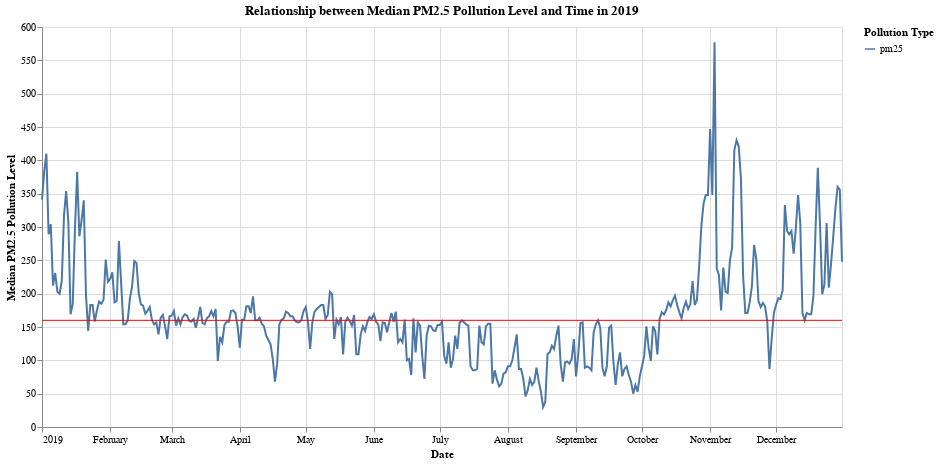

This figure's notebook cell:
### Code cell
import altair as alt
import pandas as pd

def plot(data: pd.DataFrame):
    data['Date'] = pd.to_datetime(data['Date'], errors='coerce')
    data = data[pd.notna(data['Date'])]

    filtered_data = data[(data['Date'] >= '2019-01-01') & (data['Date'] <= '2019-12-31')]

    median_value = filtered_data['Median'].median()

    # Line chart for PM2.5 pollution level over time
    chart = alt.Chart(filtered_data).mark_line().encode(
        x=alt.X('Date:T', title='Date'),
        y=alt.Y('Median:Q', title='Median PM2.5 Pollution Level'),
        color=alt.Color('Specie:N', legend=alt.Legend(title='Pollution Type')),
        tooltip=['Date:T', 'Median:Q']
    ).properties(
        width=800,
        height=400,
        title='Relationship between Median PM2.5 Pollution Level and Time in 2019'
    )

    # Rule for the median value
    median_rule = alt.Chart(pd.DataFrame({'y': [median_value]})).mark_rule(color='red').encode(
        y='y:Q'
    ).properties(
        title=f'Median Value: {median_value:.2f}'
    )

    # Combine the chart and the median rule
    final_chart = chart + median_rule
    
    return final_chart

plot(df_delhi)

### Figure 1 — Vega-Lite specification as saved in the notebook (floating-point values rounded to 4 significant figures; data arrays with more than 128 entries replaced by an {"elided": "..."} marker saying what was removed)
{"config": {"view": {"continuousWidth": 300, "continuousHeight": 300}}, "layer": [{"data": {"name": "data-5070595e81987c0c5dc76e3983848cc5"}, "mark": {"type": "line"}, "encoding": {"color": {"field": "Specie", "legend": {"title": "Pollution Type"}, "type": "nominal"}, "tooltip": [{"field": "Date", "type": "temporal"}, {"field": "Median", "type": "quantitative"}], "x": {"field": "Date", "title": "Date", "type": "temporal"}, "y": {"field": "Median", "title": "Median PM2.5 Pollution Level", "type": "quantitative"}}, "title": "Relationship between Median PM2.5 Pollution Level and Time in 2019"}, {"data": {"name": "data-678cbe0beb602bd0db8ed239cb6b1bea"}, "mark": {"type": "rule", "color": "red"}, "encoding": {"y": {"field": "y", "type": "quantitative"}}, "title": "Median Value: 160.00"}], "height": 400, "width": 800, "$schema": "https://vega.github.io/schema/vega-lite/v5.20.1.json", "datasets": {"data-5070595e81987c0c5dc76e3983848cc5": {"elided": "373 records"}, "data-678cbe0beb602bd0db8ed239cb6b1bea": [{"y": 160.0}]}}
